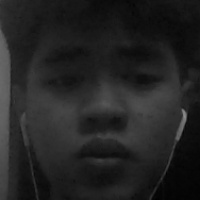
#> input picture dataset/18IT053/18IT053_1.jpg, 200 x 200 px
$ python training.py
#> lines starting #> are read from the running program, lines starting #| are printed output that depends on the picture; after the words box and inside, x2 and y2 are one past the last pixel; in counts of white or black regions, pixels touching at a corner belong together
import cv2
import numpy as np
from os import listdir
from os.path import isfile, join
import os

data_path = 'dataset/'
TrainingData = []
Labels = []
for folders in listdir(data_path):
    folder_path = data_path + f"{folders}/"
    onlyfiles = [f for f in listdir(folder_path) if f.endswith("png") or f.endswith("jpg")]
    for i, files in enumerate(onlyfiles):
        image_path = os.path.join(folder_path, onlyfiles[i])
        images = cv2.imread(image_path, cv2.IMREAD_GRAYSCALE)
#> images is the input picture: shape (200, 200); min 0, max 142, mean 35.2
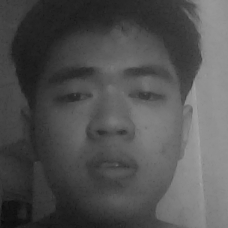
#> input picture my_image.png, 228 x 228 px, given in place of the camera
#> further down, frame is the input picture: shape (228, 228, 3); min 11, max 163, mean 81
        TrainingData.append(np.asarray(images, dtype=np.uint8))
        Labels.append(i)
Labels = np.asarray(Labels, dtype=np.int32)

model = cv2.face.LBPHFaceRecognizer_create()

model.train(np.asarray(TrainingData), np.asarray(Labels))

print("Dataset Model Training Completed ")
face_cascade = cv2.CascadeClassifier('cascades\data\haarcascade_frontalface_default.xml')


def face_detector(img, size=0.5):
#> called with size = 0.5
    gray = cv2.cvtColor(img, cv2.COLOR_BGR2GRAY)
    faces = face_cascade.detectMultiScale(gray, 1.3, 5)
#> faces = [[24, 25, 179, 179]]
    if faces is():
        return img, []

    for(x,y,w,h) in faces:
        cv2.rectangle(img, (x,y), (x+w, y+h), (0,255,0), 2)
        roi = img[y:y+h, x:x+w]
        roi = cv2.resize(roi, (200, 200))
        return img, roi
#> this loop made 1 pass
#> pass 1, in face_detector, `roi = img[y:y+h, x:x+w]`:
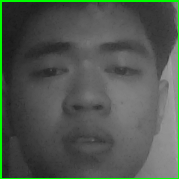
#> roi: shape (179, 179, 3); mean B, G, R 79.4, 87.8, 79.4
#> after the loop:
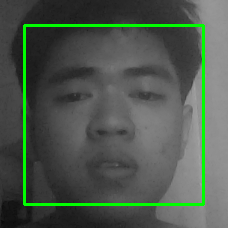
#> img: shape (228, 228, 3); 4.12% of pixels changed, all inside (x1, y1, x2, y2) = (23, 24, 205, 206)
cap = cv2.VideoCapture(0)
while True:

    ret, frame = cap.read()

    image, face = face_detector(frame)

    try:
        face = cv2.cvtColor(face, cv2.COLOR_BGR2GRAY)
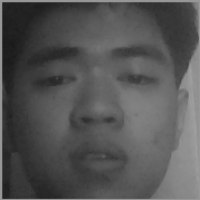
#> face: shape (200, 200); min 26, max 162, mean 84.3
        result = model.predict(face)
#> result = (2, 54.38)

        if result[1] < 500:
            confidence = int(100*(1-(result[1])/300))
#> confidence = 81


        if confidence > 82:
            cv2.putText(image, "Trần Công Ái", (250, 450), cv2.FONT_HERSHEY_COMPLEX, 1, (255, 255, 255), 2)
            cv2.imshow('Face Cropper', image)

        else:
            cv2.putText(image, "Unknown", (250, 450), cv2.FONT_HERSHEY_COMPLEX, 1, (0, 0, 255), 2)
            cv2.imshow('Face Cropper', image)


    except:
        cv2.putText(image, "Face Not Found", (250, 450), cv2.FONT_HERSHEY_COMPLEX, 1, (255, 0, 0), 2)
        cv2.imshow('Face Cropper', image)
        pass

    if cv2.waitKey(1)==13:
#> (key Esc is pressed here)
        break


cap.release()
cv2.destroyAllWindows()
